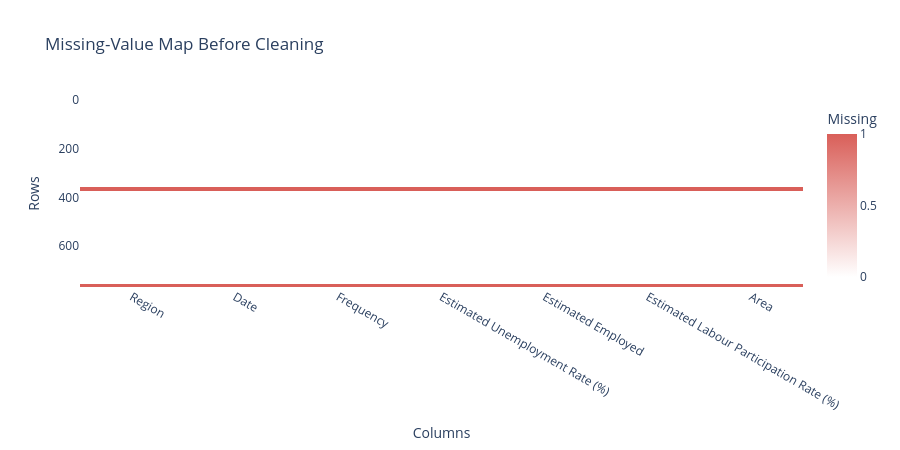

Notebook code for this chart:
### Code cell
fig = px.imshow(
    df.isna().astype(int),
    aspect="auto",
    color_continuous_scale=["white", "#d95f59"],
    labels={"x": "Columns", "y": "Rows", "color": "Missing"},
    title="Missing-Value Map Before Cleaning")
fig.update_layout(height=450)
fig.show()

### Figure 1 — Plotly figure (JSON) as saved in the notebook; plotly's stock layout.template omitted (floating-point values rounded to 4 significant figures; data arrays with more than 128 entries replaced by an {"elided": "..."} marker saying what was removed)
{"data": [{"coloraxis": "coloraxis", "hovertemplate": "Columns: %{x}<br>Rows: %{y}<br>Missing: %{z}<extra></extra>", "name": "0", "type": "heatmap", "x": ["Region", "Date", "Frequency", "Estimated Unemployment Rate (%)", "Estimated Employed", "Estimated Labour Participation Rate (%)", "Area"], "xaxis": "x", "y": {"elided": "768 int values"}, "yaxis": "y", "z": {"elided": "768x7 int values"}}], "layout": {"coloraxis": {"autocolorscale": false, "colorbar": {"title": {"text": "Missing"}}, "colorscale": [[0, "white"], [1, "#d95f59"]]}, "height": 450, "title": {"text": "Missing-Value Map Before Cleaning"}, "xaxis": {"anchor": "y", "domain": [0, 1], "title": {"text": "Columns"}}, "yaxis": {"anchor": "x", "autorange": "reversed", "domain": [0, 1], "title": {"text": "Rows"}}}}
